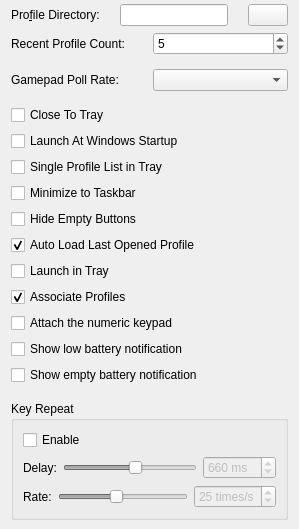
       <widget class="QWidget" name="General">
        <layout class="QVBoxLayout" name="verticalLayout_3">
         <property name="topMargin">
          <number>4</number>
         </property>
         <property name="bottomMargin">
          <number>9</number>
         </property>
         <item>
          <layout class="QHBoxLayout" name="horizontalLayout_3">
           <property name="spacing">
            <number>20</number>
           </property>
           <item>
            <widget class="QLabel" name="label_2">
             <property name="text">
              <string>Pro&amp;file Directory:</string>
             </property>
             <property name="buddy">
              <cstring>profileDefaultDirLineEdit</cstring>
             </property>
            </widget>
           </item>
           <item>
            <widget class="QLineEdit" name="profileDefaultDirLineEdit">
             <property name="toolTip">
              <string>&lt;html&gt;&lt;head/&gt;&lt;body&gt;&lt;p&gt;Specify the default directory that the program should use in file dialogs when loading a profile or saving a new profile.&lt;/p&gt;&lt;/body&gt;&lt;/html&gt;</string>
             </property>
             <property name="maxLength">
              <number>512</number>
             </property>
             <property name="frame">
              <bool>true</bool>
             </property>
             <property name="readOnly">
              <bool>false</bool>
             </property>
            </widget>
           </item>
           <item>
            <widget class="QPushButton" name="profileOpenDirPushButton">
             <property name="text">
              <string/>
             </property>
            </widget>
           </item>
          </layout>
         </item>
         <item>
          <layout class="QHBoxLayout" name="horizontalLayout_4">
           <item>
            <widget class="QLabel" name="label_3">
             <property name="text">
              <string>Recent Profile Count:</string>
             </property>
            </widget>
           </item>
           <item>
            <widget class="QSpinBox" name="numberRecentProfileSpinBox">
             <property name="toolTip">
              <string>&lt;html&gt;&lt;head/&gt;&lt;body&gt;&lt;p&gt;Number of profiles that can be placed in recent profile list. 0 will result in the program not enforcing a limit on the number of profiles displayed.&lt;/p&gt;&lt;/body&gt;&lt;/html&gt;</string>
             </property>
             <property name="maximum">
              <number>100</number>
             </property>
             <property name="value">
              <number>5</number>
             </property>
            </widget>
           </item>
          </layout>
         </item>
         <item>
          <spacer name="verticalSpacer_4">
           <property name="orientation">
            <enum>Qt::Orientation::Vertical</enum>
           </property>
           <property name="sizeType">
            <enum>QSizePolicy::Policy::Fixed</enum>
           </property>
           <property name="sizeHint" stdset="0">
            <size>
             <width>20</width>
             <height>8</height>
            </size>
           </property>
          </spacer>
         </item>
         <item>
          <layout class="QHBoxLayout" name="horizontalLayout_12">
           <property name="bottomMargin">
            <number>8</number>
           </property>
           <item>
            <widget class="QLabel" name="gamepadPollRateLabel">
             <property name="text">
              <string>Gamepad Poll Rate:</string>
             </property>
            </widget>
           </item>
           <item>
            <widget class="QComboBox" name="gamepadPollRateComboBox">
             <property name="toolTip">
              <string>Change the poll rate that the program uses to discover new
events from gamepads. Defaults to 10 ms.

Reducing the poll rate value could cause the application to
use more CPU power so please test the setting that you use
before using AntiMicroX unattended.</string>
             </property>
            </widget>
           </item>
          </layout>
         </item>
         <item>
          <widget class="QCheckBox" name="closeToTrayCheckBox">
           <property name="toolTip">
            <string>Hide main window when the main window close button is
clicked instead of quitting the program.</string>
           </property>
           <property name="text">
            <string>Close To Tray</string>
           </property>
          </widget>
         </item>
         <item>
          <widget class="QCheckBox" name="launchAtWinStartupCheckBox">
           <property name="toolTip">
            <string>Have Windows start AntiMicroX at system startup.</string>
           </property>
           <property name="text">
            <string>Launch At Windows Startup</string>
           </property>
          </widget>
         </item>
         <item>
          <widget class="QCheckBox" name="traySingleProfileListCheckBox">
           <property name="toolTip">
            <string>Display recent profiles for all controllers
as a single list in the tray menu. Defaults
to using sub-menus.</string>
           </property>
           <property name="text">
            <string>Single Profile List in Tray</string>
           </property>
          </widget>
         </item>
         <item>
          <widget class="QCheckBox" name="minimizeTaskbarCheckBox">
           <property name="toolTip">
            <string>Have the program minimize to the taskbar.
By default, the program minimizes to the system
tray if available.</string>
           </property>
           <property name="text">
            <string>Minimize to Taskbar</string>
           </property>
          </widget>
         </item>
         <item>
          <widget class="QCheckBox" name="hideEmptyCheckBox">
           <property name="toolTip">
            <string>This option will cause the program to hide all
buttons that have no slots assigned to them.
The Quick Set dialog window will have to be used
to bring up the edit dialog for gamepad buttons.</string>
           </property>
           <property name="text">
            <string>Hide Empty Buttons</string>
           </property>
          </widget>
         </item>
         <item>
          <widget class="QCheckBox" name="autoLoadPreviousCheckBox">
           <property name="toolTip">
            <string>When the program is launched, open the last
known profile that was opened during the
previous session.</string>
           </property>
           <property name="text">
            <string>Auto Load Last Opened Profile</string>
           </property>
           <property name="checked">
            <bool>true</bool>
           </property>
          </widget>
         </item>
         <item>
          <widget class="QCheckBox" name="launchInTrayCheckBox">
           <property name="toolTip">
            <string>Only show the system tray icon when the program
first launches.</string>
           </property>
           <property name="text">
            <string>Launch in Tray</string>
           </property>
          </widget>
         </item>
         <item>
          <widget class="QCheckBox" name="associateProfilesCheckBox">
           <property name="toolTip">
            <string>Associate .amgp files with AntiMicroX in Windows Explorer.</string>
           </property>
           <property name="text">
            <string>Associate Profiles</string>
           </property>
           <property name="checked">
            <bool>true</bool>
           </property>
          </widget>
         </item>
         <item>
          <widget class="QCheckBox" name="attachNumKeypadCheckbox">
           <property name="toolTip">
            <string>Remember, it won't work if you don't have such keypad connected to computer or if it's not embedded like in desktop PCs</string>
           </property>
           <property name="toolTipDuration">
            <number>-1</number>
           </property>
           <property name="text">
            <string>Attach the numeric keypad</string>
           </property>
          </widget>
         </item>
         <item>
          <widget class="QCheckBox" name="showLowBatteryNotification">
           <property name="text">
            <string>Show low battery notification</string>
           </property>
          </widget>
         </item>
         <item>
          <widget class="QCheckBox" name="showEmptyBatteryNotification">
           <property name="text">
            <string>Show empty battery notification</string>
           </property>
          </widget>
         </item>
         <item>
          <spacer name="verticalSpacer">
           <property name="orientation">
            <enum>Qt::Orientation::Vertical</enum>
           </property>
           <property name="sizeType">
            <enum>QSizePolicy::Policy::Minimum</enum>
           </property>
           <property name="sizeHint" stdset="0">
            <size>
             <width>20</width>
             <height>10</height>
            </size>
           </property>
          </spacer>
         </item>
         <item>
          <widget class="QGroupBox" name="keyRepeatGroupBox">
           <property name="title">
            <string>Key Repeat</string>
           </property>
           <layout class="QVBoxLayout" name="verticalLayout_6">
            <item>
             <widget class="QCheckBox" name="keyRepeatEnableCheckBox">
              <property name="toolTip">
               <string>Active keys will be repeatedly pressed when this
option is enabled.</string>
              </property>
              <property name="text">
               <string>Enable</string>
              </property>
             </widget>
            </item>
            <item>
             <layout class="QHBoxLayout" name="horizontalLayout_8">
              <item>
               <widget class="QLabel" name="label_4">
                <property name="text">
                 <string>Delay:</string>
                </property>
               </widget>
              </item>
              <item>
               <widget class="QSlider" name="keyDelayHorizontalSlider">
                <property name="enabled">
                 <bool>false</bool>
                </property>
                <property name="toolTip">
                 <string>Specifies how much time should elapse before key repeating
begins.</string>
                </property>
                <property name="minimum">
                 <number>250</number>
                </property>
                <property name="maximum">
                 <number>1000</number>
                </property>
                <property name="singleStep">
                 <number>10</number>
                </property>
                <property name="pageStep">
                 <number>100</number>
                </property>
                <property name="value">
                 <number>660</number>
                </property>
                <property name="orientation">
                 <enum>Qt::Orientation::Horizontal</enum>
                </property>
                <property name="tickPosition">
                 <enum>QSlider::TickPosition::NoTicks</enum>
                </property>
               </widget>
              </item>
              <item>
               <widget class="QSpinBox" name="keyDelaySpinBox">
                <property name="enabled">
                 <bool>false</bool>
                </property>
                <property name="suffix">
                 <string> ms</string>
                </property>
                <property name="minimum">
                 <number>250</number>
                </property>
                <property name="maximum">
                 <number>1000</number>
                </property>
                <property name="singleStep">
                 <number>100</number>
                </property>
                <property name="value">
                 <number>660</number>
                </property>
               </widget>
              </item>
             </layout>
            </item>
            <item>
             <layout class="QHBoxLayout" name="horizontalLayout_9">
              <item>
               <widget class="QLabel" name="label_5">
                <property name="text">
                 <string>Rate:</string>
                </property>
               </widget>
              </item>
              <item>
               <widget class="QSlider" name="keyRateHorizontalSlider">
                <property name="enabled">
                 <bool>false</bool>
                </property>
                <property name="toolTip">
                 <string>Specifies how many times key presses will be performed
per seconds.</string>
                </property>
                <property name="minimum">
                 <number>5</number>
                </property>
                <property name="maximum">
                 <number>50</number>
                </property>
                <property name="value">
                 <number>25</number>
                </property>
                <property name="orientation">
                 <enum>Qt::Orientation::Horizontal</enum>
                </property>
                <property name="tickPosition">
                 <enum>QSlider::TickPosition::NoTicks</enum>
                </property>
               </widget>
              </item>
              <item>
               <widget class="QSpinBox" name="keyRateSpinBox">
                <property name="enabled">
                 <bool>false</bool>
                </property>
                <property name="suffix">
                 <string> times/s</string>
                </property>
                <property name="minimum">
                 <number>5</number>
                </property>
                <property name="maximum">
                 <number>50</number>
                </property>
                <property name="value">
                 <number>25</number>
                </property>
               </widget>
              </item>
             </layout>
            </item>
           </layout>
          </widget>
         </item>
        </layout>
       </widget>
